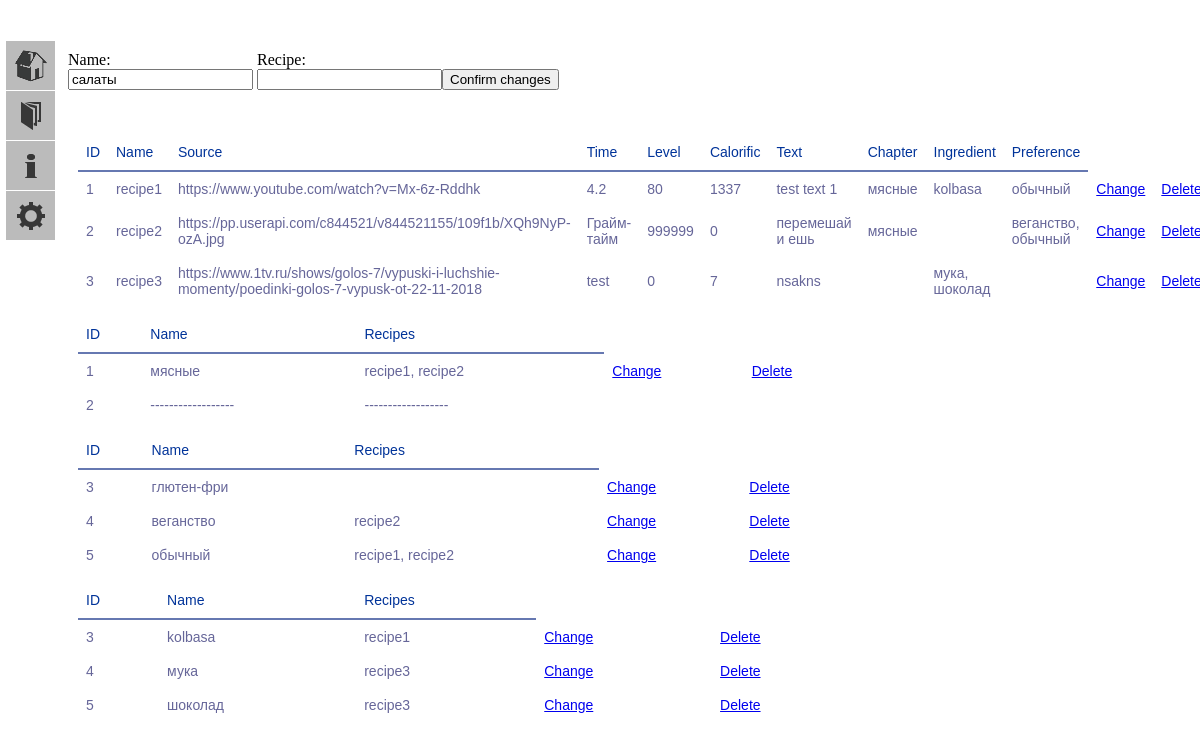
The page /change/chapter/2 on the database its author committed.
### models.py (models this page shows, shortened)
class Chapter(db.Model):
    id = db.Column(db.Integer, primary_key=True)
    name = db.Column(db.TEXT(16), index=True, unique=True)
    recipes = db.relationship("Recipe")
    def get_item(self, i):
        return {
            0: self.id,
            1: self.name,
            2: ", ".join('{}'.format(x.name) for x in self.recipes)
        }[i]
    def __iter__(self):
        return (self.get_item(i) for i in range(0, 3))

class Recipe(db.Model):
    id = db.Column(db.Integer, primary_key=True)
    name = db.Column(db.TEXT(512), index=True)
    source = db.Column(db.TEXT(512))
    time = db.Column(db.String(32))
    level = db.Column(db.INT)
    calorific = db.Column(db.INT)
    text = db.Column(db.TEXT(8192))
    chapter_id = db.Column(db.Integer, db.ForeignKey("chapter.id", ondelete='CASCADE'), index=True)
    rec_ingr = db.relationship("RecipeIngredient", back_populates='recipes', cascade='all')
    rec_pref = db.relationship("RecipePreference", back_populates='recipes', cascade='all')
    def get_item(self, index):
        return {
            0: str(self.id),
            1: str(self.name),
            2: str(self.source),
            3: str(self.time),
            4: str(self.level),
            5: str(self.calorific),
            6: str(self.text),
            7: ', '.join(list('{}'.format(Chapter.query.get(x.id).name)
                              for x in Chapter.query.filter_by(id=self.chapter_id).all())),
            8: ', '.join(list('{}'.format(Ingredient.query.get(x.ingredient_id).name)
                              for x in RecipeIngredient.query.filter_by(recipe_id=self.id).all())),
            9: ', '.join(list('{}'.format(Preference.query.get(x.preference_id).name)
                              for x in RecipePreference.query.filter_by(recipe_id=self.id).all()))
        }[index]
    def __iter__(self):
        return (self.get_item(i) for i in range(0, 10))

class Ingredient(db.Model):
    id = db.Column(db.Integer, primary_key=True)
    name = db.Column(db.TEXT(16), index=True)
    rec_ingr = db.relationship("RecipeIngredient", back_populates='ingredients', cascade='all')
    def get_item(self, i):
        return{
            0: self.id,
            1: self.name,
            2: ', '.join(map(str, list('{}'.format(Recipe.query.get(x.recipe_id).name)
                                       for x in RecipeIngredient.query.filter_by(ingredient_id=self.id).all())))
        }[i]
    def __iter__(self):
        return (self.get_item(i) for i in range(0, 3))

class Preference(db.Model):
    id = db.Column(db.Integer, primary_key=True)
    name = db.Column(db.TEXT(16), index=True)
    rec_pref = db.relationship("RecipePreference", back_populates='preferences', cascade='all')
    def get_item(self, i):
        return {
            0: self.id,
            1: self.name,
            2: ', '.join(map(str, list('{}'.format(Recipe.query.get(x.recipe_id).name)
                                       for x in RecipePreference.query.filter_by(preference_id=self.id).all())))
        }[i]
    def __iter__(self):
        return (self.get_item(i) for i in range(0, 3))

### app.py (the view)
@app.route('/change/<chtype>/<changing>', methods=['GET', 'POST'])
def change(changing, chtype):
    try:
        contents_dict = {
            "chapter": Chapter.query.all(),
            "recipe": Recipe.query.all(),
            "ingredient": Ingredient.query.all(),
            "preference": Preference.query.all()
        }
        form = form_dict[chtype]
        form = form()
        if form.validate_on_submit():
            form.create_instance(_id=changing)
            flash('{} changed successfully'.format(chtype.capitalize()))
            return redirect(url_for('index'))
        for i in range(len(form)):
            form.get_item(i).data = instance_dict[chtype].query.get(int(changing)).get_item(i)
        return render_template("change.html", form=form, index=int(changing), chtype=chtype, contents_dict=contents_dict,
                               statistics_dict=statistics_dict)
    except Exception:
        flash("An Error while Changing")
        return redirect(url_for('index'))

### forms.py (shortened to what this page needs)
class ChapterForm(Finder):
    recipe = StringField('recipe', validators=[Regexp(".*")])

### forms.py (called while the page is built)
    def get_item(self, i):
        return {
            0: self.id,
            1: self.name,
            2: self.recipe
        }[i]

    def __len__(self):
        return 3

### templates/change.html (shortened to what this page needs)
{% extends "base.html" %}
{% block form %}
<form action="" method="post" name="find">
    <div class="change">
    <p class="change">
        Name:<br>
        {{ form.name }}<br>
        <br>
    </p>
    {% if chtype=='recipe' %}
        <p class="change">
            Source:<br>
            {{ form.source }}<br>
            {% for error in form.errors.source %}
                <span class="error">[{{error}}]</span>
            {% endfor %}<br>
        </p>
        <p class="change">
            Time:<br>
            {{ form.time }}<br>
            {% for error in form.errors.time %}
                <span class="error">[{{error}}]</span>
            {% endfor %}<br>
        </p>
        <p class="change">
            Level:<br>
            {{ form.level }}<br>
            {% for error in form.errors.level %}
                <span class="error">[{{error}}]</span>
            {% endfor %}<br>
        </p>
        <p class="change">
            Calorific:<br>
            {{ form.calorific }}<br>
            {% for error in form.errors.calorific %}
                <span class="error">[{{error}}]</span>
            {% endfor %}<br>
        </p>
        <p class="change">
            Chapter:<br>
            {{ form.chapter }}<br>
            {% for error in form.errors.chapter %}
                <span class="error">[{{error}}]</span>
            {% endfor %}<br>
        </p>
        <p class="change">
            Preference:<br>
            {{ form.preferences }}<br>
            {% for error in form.errors.preference %}
                <span class="error">[{{error}}]</span>
            {% endfor %}<br>
        </p>
        <p class="change">
            Ingredients:<br>
            {{ form.ingredients }}<br>
            {% for error in form.errors.ingredients %}
                <span class="error">[{{error}}]</span>
            {% endfor %}<br>
        </p>
        <p class="change">
            Text:<br>
            {{ form.text }}<br>
            {% for error in form.errors.text %}
                <span class="error">[{{error}}]</span>
            {% endfor %}<br>
        </p>
        <p class="change button-recipe">
            <input type="submit" class="" value="Confirm changes">
        </p>
    {% else %}
        <p class="change">
            Recipe:<br>
            {{ form.recipe }}<br>
            <br>
        </p>
        <p class="change button">
            <input type="submit" class="" value="Confirm changes">
        </p>
    {% endif %}
    </div>
</form>
<table class="recipe">
<tr><th>ID</th><th>Name</th><th>Source</th><th>Time</th><th>Level</th><th>Calorific</th><th>Text</th><th>Chapter</th>
    <th>Ingredient</th><th>Preference</th></tr>
{% for recipe in contents_dict["recipe"] %}
    <tr>
        {% if ((chtype == 'recipe') and ( index == recipe.id )) %}
            <td>{{ recipe.id }}</td>
            {% for i in "Refactor" %}
                <td> {{ i }} </td>
            {% endfor %}
        {% else %}
            {% for item in recipe %}
                <td>{{ item }}</td>
            {% endfor %}
            <td class="after-bt"><a href="{{ url_for('change', changing=recipe.id, chtype='recipe') }}">Change</a></td>
            <td class="after-bt"><a href="{{ url_for('delete', deleting=recipe.id, chtype='recipe') }}">Delete</a></td>
        {% endif %}
    </tr>
{% endfor %}
</table>
<table class="chapter">
<tr><th>ID</th><th>Name</th><th>Recipes</th>
{% for chapter in contents_dict["chapter"] %}
    <tr>
        {% if ( (chtype == 'chapter') and (index == chapter.id) ) %}
            <td>{{ chapter.id }}</td>
            <td> ------------------ </td>
            <td> ------------------ </td>
        {% else %}
            {% for item in chapter %}
                <td>{{ item }}</td>
            {% endfor %}
            <td class="after-bt"><a href="{{ url_for('change', changing=chapter.id, chtype='chapter') }}">Change</a></td>
            <td class="after-bt"><a href="{{ url_for('delete', deleting=chapter.id, chtype='chapter') }}">Delete</a></td>
        {% endif %}
    </tr>
{% endfor %}
</table>
<table class="preference">
<tr><th>ID</th><th>Name</th><th>Recipes</th>
{% for preference in contents_dict["preference"] %}
    <tr>
        {% if ((chtype == 'preference') and ( index == preference.id )) %}
            <td>{{ preference.id }}</td>
            <td> ------------------ </td>
            <td> ------------------ </td>
        {% else %}
            {% for item in preference %}
                <td>{{ item }}</td>
            {% endfor %}
            <td class="after-bt"><a href="{{ url_for('change', changing=preference.id, chtype='preference') }}">Change</a></td>
            <td class="after-bt"><a href="{{ url_for('delete', deleting=preference.id, chtype='preference') }}">Delete</a></td>
        {% endif %}
    </tr>
{% endfor %}
</table>
<table class="ingredient">
<tr><th>ID</th><th>Name</th><th>Recipes</th>
{% for ingredient in contents_dict["ingredient"] %}
    <tr>
        {% if ((chtype == 'ingredient') and ( index == ingredient.id )) %}
            <td>{{ ingredient.id }}</td>
            <td> ------------------ </td>
            <td> ------------------ </td>
        {% else %}
            {% for item in ingredient %}
                <td>{{ item }}</td>
            {% endfor %}
            <td class="after-bt"><a href="{{ url_for('change', changing=ingredient.id, chtype='ingredient') }}">Change</a></td>
            <td class="after-bt"><a href="{{ url_for('delete', deleting=ingredient.id, chtype='ingredient') }}">Delete</a></td>
        {% endif %}
    </tr>
{% endfor %}
</table>
{% endblock %}

### static/css/main.css (style rules this page uses)
body { padding-left: 60px; margin-top: 35px; background: -moz-linear-gradient(-45deg, #ddddfb 5%, #fff 95%); height: 100%; }
table { font-family: "Lucida Sans Unicode", "Lucida Grande", Sans-Serif; font-size: 14px; background: white; max-width: 70%; width: 70%; border-collapse: collapse; text-align: left; margin: 10px; }
th { font-weight: normal; color: #039; border-bottom: 2px solid #6678b1; padding: 10px 8px; }
td { color: #669; padding: 9px 8px; transition: .3s linear; }
.change { display: inline-block; }
div.change { position:relative; }
.change.button { padding-top: 18px; position: absolute; }

### rows shown on the page
Chapter: name "салаты", id "2"
Recipe: recipe "1" "4.2" "80" "1337", name "recipe1", source "https://www.youtube.com/watch?v=Mx-6z-Rddhk", text "test text 1"
Chapter: name "мясные", chapter "1" "recipe1, recipe2"
Ingredient: name "kolbasa", ingredient "3"
Preference: name "обычный", preference "5" "recipe1, recipe2"
Recipe: recipe "2" "999999" "0" "веганство, обычный", name "recipe2", source "https://pp.userapi.com/c844521/v844521155/109f1b/XQh9NyP-ozA.jpg", time "Грайм-тайм", text "перемешай и ешь"
Recipe: recipe "3" "0" "7" "мука, шоколад", name "recipe3", source "https://www.1tv.ru/shows/golos-7/vypuski-i-luchshie-momenty/poedinki-golos-7-vypusk-ot-22-11-2018", time "test", text "nsakns"
Preference: preference "3", name "глютен-фри"
Preference: preference "4", name "веганство"
Ingredient: ingredient "4", name "мука"
Ingredient: ingredient "5", name "шоколад"
